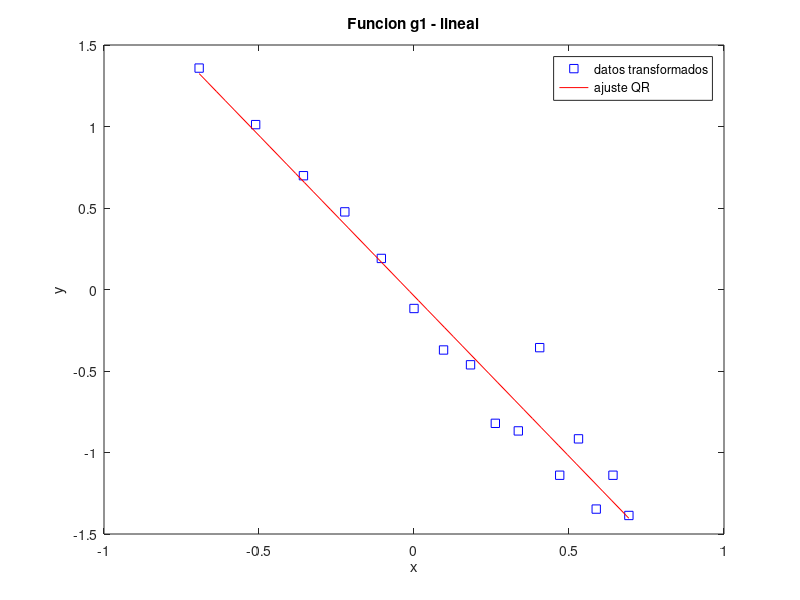
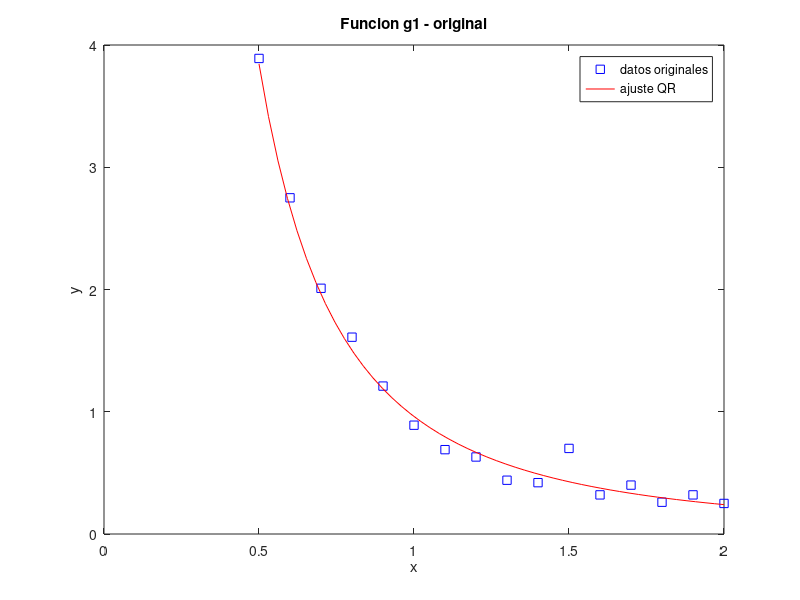
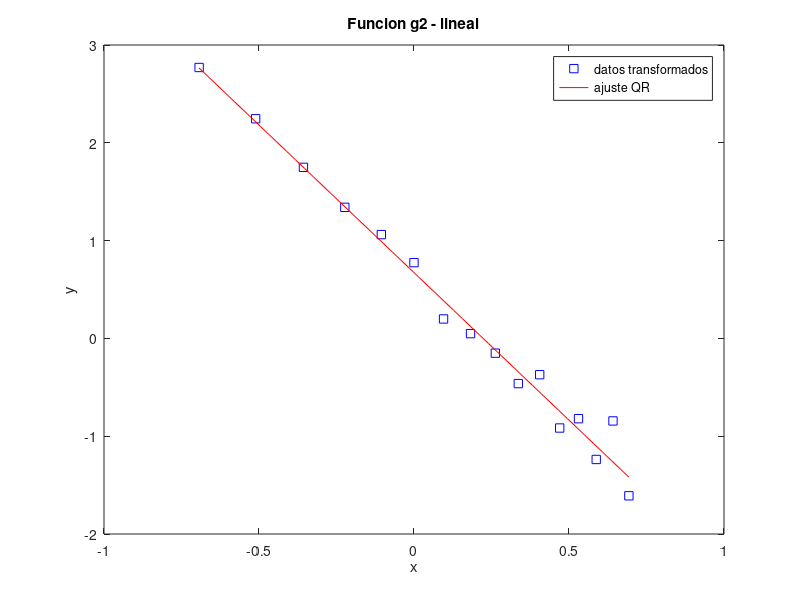
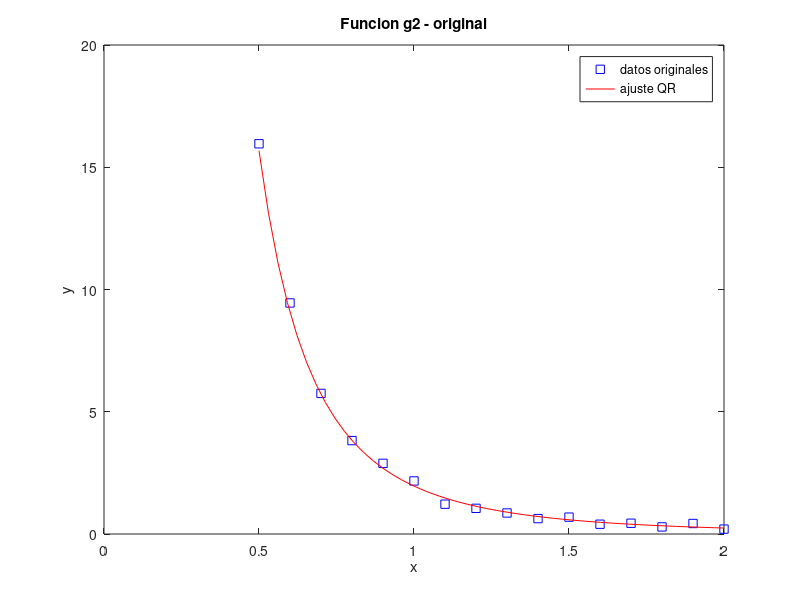

MATLAB code for these plots, in order:
% Minimos cuadrados a los datos transformados de g1 y g2. PMCL usando descomposicion QR
clear all;
X = [0.5,0.6,0.7,0.8,0.9,1.0,1.1,1.2,1.3,1.4,1.5,1.6,1.7,1.8,1.9,2.0]';
% Funcion g1
Y1 = [3.89,2.75,2.01,1.61,1.21,0.89,0.69,0.63,0.44,0.42,0.70,0.32,0.40,0.26,0.32,0.25]';
% Funcion g2
Y2 = [15.96,9.45,5.75,3.82,2.89,2.17,1.22,1.05,0.86,0.63,0.69,0.40,0.44,0.29,0.43,0.20]';

m = length(X);
n = 2; % modelo lineal

% Modelo de funcion g
% g = @(ci,p) @(x) ci/x^p;

X_cv = log(X);
Y1_cv = log(Y1);
Y2_cv = log(Y2);

function C = PMCLQR(A,Y)
  % Resuelve el PMCL  min(|| AC - Y ||^2) usando descomp QR
  % Matriz A m x n ; vector Y m x 1
  % Calculo matriz Q reducida (1eras n filas de Q)
  % Q = [Q_r Q2]
  [m n] = size(A);
  Q_r = zeros(m,n);
  Q_r(:,1) = A(:,1)/norm(A(:,1));
  for i = 2:n;
    aux = A(:,i);
    for j = 1:(i-1);
      aux = aux - dot(A(:,i),Q_r(:,j))*Q_r(:,j);
    end
  Q_r(:,i) = aux/norm(aux);
  end
  % Calculo matriz R reducida (1eras n filas de R)
  % R = [   R_r  ]
  %     [0 0 .. 0]
  R_r = Q_r'*A;
  % Los elementos fuera del triangulo quedan en x10^-17 etc, entonces los hago cero.
  for i = 1:n;
    for j = 1:(i-1);
    R_r(i,j) = 0;
    end
  end
  % Resuelvo el sistema por sustitucion hacia atras
  ec_opt.UT = true;
  C = linsolve(R_r,Q_r'*Y,ec_opt);
end % PMCLQR

A = [X_cv ones(m,1)];

%--------------
% Funcion g1: %
%--------------
% resuelvo el sist lineal R1X = (Q'Y)_1 con R1 matriz triangular superior, resolver con sustitucion hacia atras.
Param_1 = PMCLQR(A,Y1_cv);
% solucion es y = X(1).t + X(2)
% y = c.x^(-p) ; log(y) = -p.log(x) + log(c) ; y_cv = A.t + B
p = round(-Param_1(1));
c = exp(Param_1(2));

% Valor minimizado: ||AX - Y||^2
error_g1 = sum((c*X.^(-p) - Y1).^2);

%--------------
% Funcion g2: %
%--------------
% resuelvo el sist lineal R1X = (Q'Y)_1 con R1 matriz triangular superior, resolver con sustitucion hacia atras.
Param_2 = PMCLQR(A,Y2_cv);
% solucion es y = X(1).t + X(2)
% y = d.x^(-q) ; log(y) = -q.log(x) + log(d) ; y_cv = A.t + B
q = round(-Param_2(1));
d = exp(Param_2(2));

% Valor minimizado: ||AX - Y||^2
error_g2 = sum((d*X.^(-q) - Y2).^2);

%---------------------------------------
% Graficas para correccion del modelo: %
%---------------------------------------
% Funcion g1
% Grafica modelo lineal con transformacion logaritmica de los datos
figure (1)
plot(X_cv, Y1_cv, 'bs')
hold on
vect_Xcv = linspace(X_cv(1),X_cv(m),50);
plot(vect_Xcv, Param_1(1)*vect_Xcv + Param_1(2), 'r')
title ("Funcion g1 - lineal");
xlabel ("x");
ylabel ("y");
legend("datos transformados", "ajuste QR");

% Grafica sin transformacion logaritmica de los datos
figure (2)
plot(X, Y1, 'bs')
hold on
vect_X = linspace(X(1),X(m),50);
plot(vect_X, c*vect_X.^(-p), 'r')
title ("Funcion g1 - original");
xlabel ("x");
ylabel ("y");
legend("datos originales", "ajuste QR");
%----------------------------
% Funcion g2
% Grafica modelo lineal con transformacion logaritmica de los datos
figure (3)
plot(X_cv, Y2_cv, 'bs')
hold on
% vect_Xcv = linspace(X_cv(1),X_cv(m),50);
plot(vect_Xcv, Param_2(1)*vect_Xcv + Param_2(2), 'r')
title ("Funcion g2 - lineal");
xlabel ("x");
ylabel ("y");
legend("datos transformados", "ajuste QR");

% Grafica sin transformacion logaritmica de los datos
figure (4)
plot(X, Y2, 'bs')
hold on
% vect_X = linspace(X(1),X(m),50);
plot(vect_X, d*vect_X.^(-q), 'r')
title ("Funcion g2 - original");
xlabel ("x");
ylabel ("y");
legend("datos originales", "ajuste QR");

% dado x, y = 3*x.^2 + 2*x + 1; => polyfit(x,y,2) = [3 2 1]
